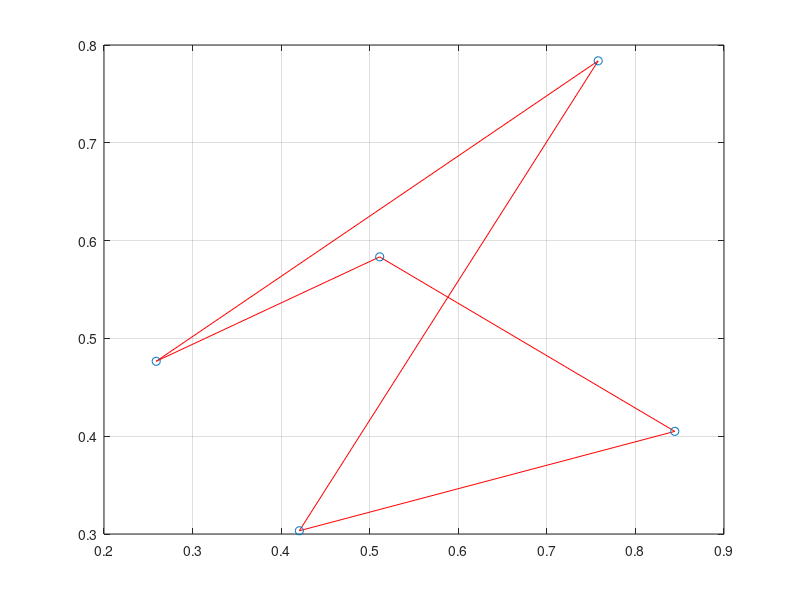
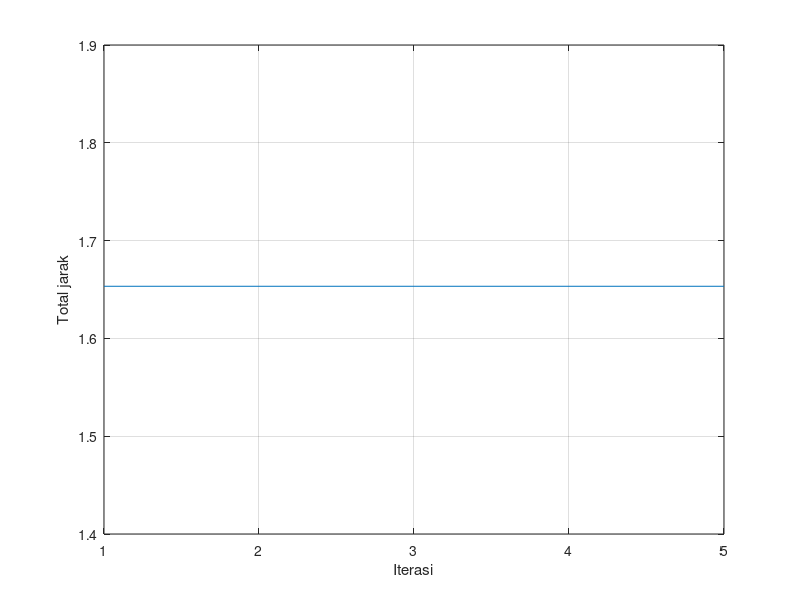

These figures' MATLAB source, in order:
clear
N=input('Jumlah kota = ');
maxIter=input('Max Iter = ');
 
%mengacak posisi titik
rand('state',0);
x=rand(1,N);
y=rand(1,N);
 
%Mengacak jalur dengan permutasi
jalur=randperm(N);
 
%Menghitung jarak
jarak=0;
for i=1:N-1
    d=sqrt((x(jalur(i+1))-x(jalur(i)))^2+(y(jalur(i+1))-y(jalur(i)))^2);
    jarak=jarak+d;
end
d=sqrt((x(jalur(N))-x(jalur(1)))^2+(y(jalur(N))-y(jalur(1)))^2);
jarak=jarak+d;

jalur_min=jalur; 
jarak_min=jarak;
  
for iter=1:maxIter
    %update jalur
    jalur_lama=jalur;
    k1=floor(N*rand+1);
    k2=floor(N*rand+1);
    jalur(k1)=jalur_lama(k2);
    jalur(k2)=jalur_lama(k1);
    
    %Menghitung jarak
    jarak=0;
    for i=1:N-1
    d=sqrt((x(jalur(i+1))-x(jalur(i)))^2+(y(jalur(i+1))-y(jalur(i)))^2);
    jarak=jarak+d;
    end
    d=sqrt((x(jalur(N))-x(jalur(1)))^2+(y(jalur(N))-y(jalur(1)))^2);
    jarak=jarak+d;

     if(jarak<=jarak_min)
        jarak_min=jarak;
        jalur_min=jalur;
        fprintf('Iterasi %d Jarak min = %1.5f\n',iter, jarak_min);
    end
    s(iter)=jarak_min;
end
 
fprintf('Hasil jalur optimal:\n');
for i=1:N
    fprintf('%d ',jalur_min(i));
end
fprintf('\nJarak = %f\n',jarak_min);
 
%Menggambar hasil jalur
for i=1:N
    sx(i)=x(jalur(i));
    sy(i)=y(jalur(i));
end

sx(N+1)=x(jalur(1));
sy(N+1)=y(jalur(1));
figure(1)
plot(sx,sy,'r');
hold on
plot(sx(1:N),sy(1:N),'o');
grid on
 
figure(2)
plot(s), grid
xlabel('Iterasi')
ylabel('Total jarak')
